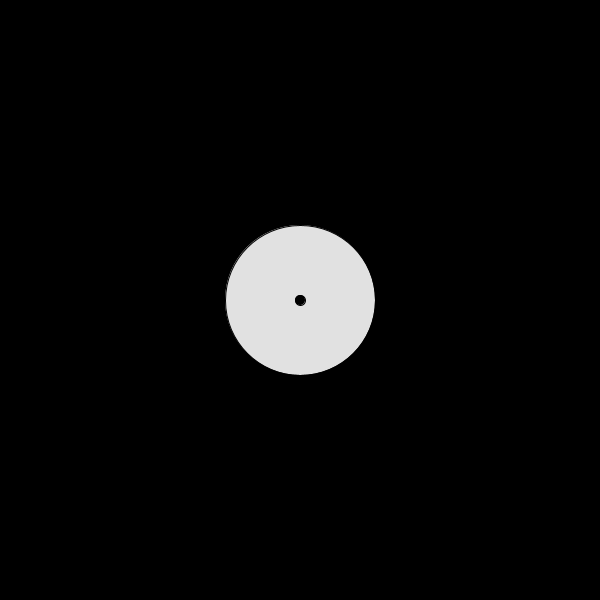
Frame 1 (no input)
Frame 60 (the mouse pressed at the canvas centre just before this capture): identical to frame 1, image omitted
Frame 120 (the mouse held since frame 60 and released just before this capture): identical to frame 1, image omitted

The Processing sketch that drew this single still picture (run headless with seeded random() and noise(); from frame 60 on, the mouse is pressed at the canvas centre):

// Processing sketch: processing_129844
// ── processing_129844.pde

int horiz = 300;
int verti = 300;;

ArrayList<Integer> xpos;
ArrayList<Integer> ypos;


void setup()
{
  size(600,600);
  background(0);
  xpos = new ArrayList<Integer>();
  ypos = new ArrayList<Integer>();
}


void draw()
{
  background(0);
  fill(225);
  ellipse(horiz,verti,150,150);
  fill(0);
  ellipse(horiz,verti,10,10);



 
  
  if(horiz > width)
  {
    horiz = 0;
  }
  if(verti > height)
  {
    verti = 0;
  }
  
}

 
   
void keyPressed()
{
    if (key == 'w' || key == 'W' )
    {
      verti = verti - 3;


    }
    if (key == 's' || key == 'S')
    {
      verti = verti + 3;


 
    }
    if (key == 'a' || key == 'A')
    {
      horiz = horiz - 3;


    }
    if (key == 'd' || key == 'D')
    {
      horiz = horiz + 3;


    }
 
  }
